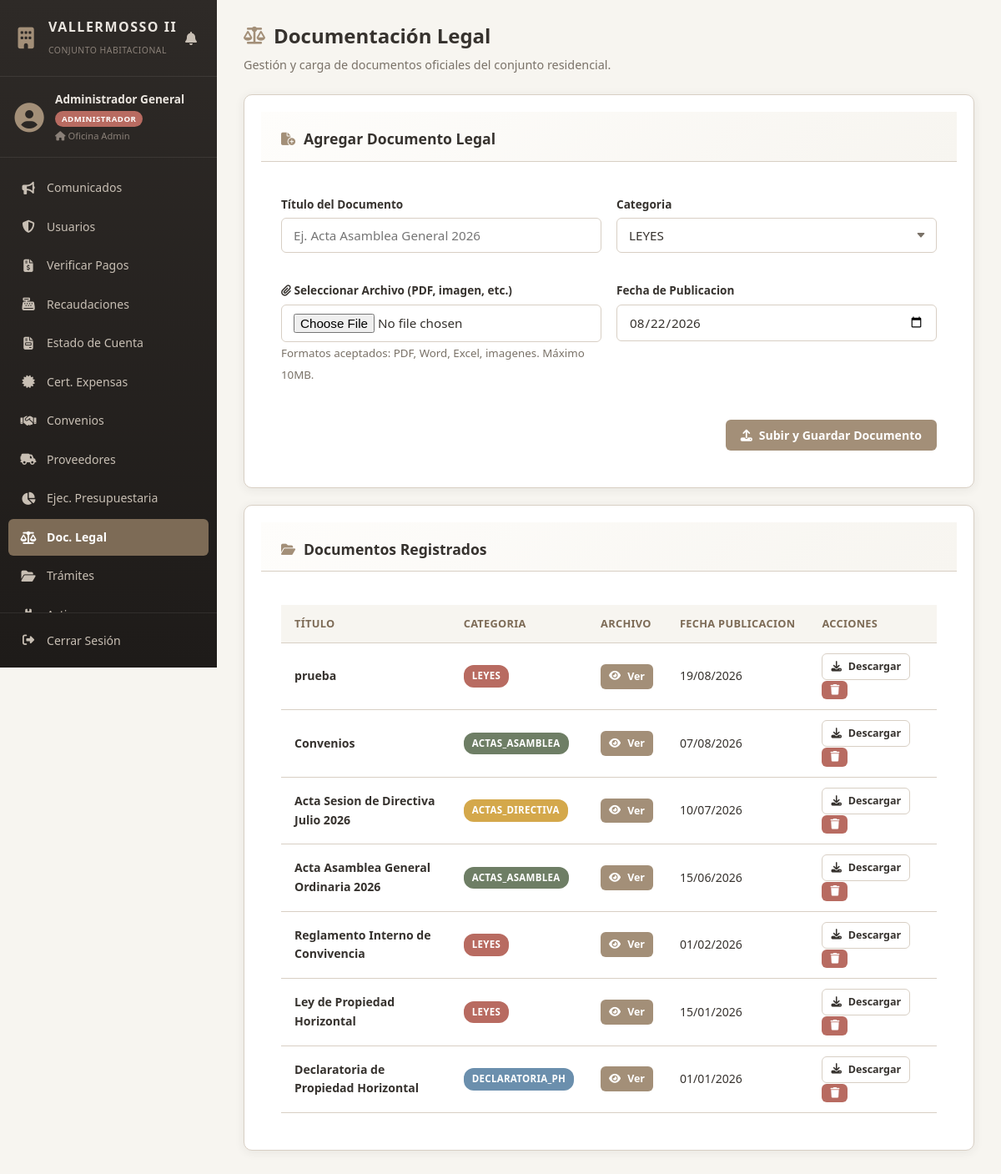
The app's page /views/administrador/documentacion_legal.php (signed in) with its own data.
### tables this page shows
CREATE TABLE `documentos_directiva` (
  `id_documento` int(11) NOT NULL AUTO_INCREMENT,
  `titulo` varchar(150) NOT NULL,
  `categoria` enum('LEYES','ACTAS_ASAMBLEA','ACTAS_DIRECTIVA','DECLARATORIA_PH') NOT NULL,
  `archivo_url` varchar(255) NOT NULL,
  `fecha_publicacion` date NOT NULL,
  PRIMARY KEY (`id_documento`)
);

### views/administrador/documentacion_legal.php (the view, shortened to what this page needs)
<?php
$db = Database::obtenerConexion();
$stmt = $db->query("SELECT * FROM documentos_directiva ORDER BY fecha_publicacion DESC");
$documentos = $stmt->fetchAll(PDO::FETCH_ASSOC);
?>
<!DOCTYPE html>
<html lang="es">
<head>
    <link rel="stylesheet" href="../../public/css/style.css">
    <link rel="stylesheet" href="https://cdnjs.cloudflare.com/ajax/libs/font-awesome/6.4.0/css/all.min.css">
</head>
<body>
<div class="app-layout">
    <?php include_once __DIR__ . '/../sidebar.php'; ?>
    <main class="main-content">
        <header class="content-header">
            <h1><i class="fa-solid fa-scale-balanced"></i> Documentación Legal</h1>
            <p class="subtitle">Gestión y carga de documentos oficiales del conjunto residencial.</p>
        </header>
        <section class="card">
            <div class="card-header">
                <h2><i class="fa-solid fa-file-circle-plus"></i> Agregar Documento Legal</h2>
            </div>
            <div class="card-body">
                <form action="../../controllers/AdministradorController.php" method="POST" enctype="multipart/form-data" class="grid-form">
                    <div class="form-group">
                        <label for="titulo">Título del Documento</label>
                        <input type="text" id="titulo" name="titulo" class="form-control" placeholder="Ej. Acta Asamblea General 2026" required>
                    </div>
                    <div class="form-group">
                        <label for="categoria">Categoria</label>
                        <select id="categoria" name="categoria" class="form-control" required>
                            <option value="LEYES">LEYES</option>
                        </select>
                    </div>
                    <div class="form-group">
                        <label for="archivo"><i class="fa-solid fa-paperclip"></i> Seleccionar Archivo (PDF, imagen, etc.)</label>
                        <input type="file" id="archivo" name="archivo" class="form-control" accept=".pdf,.doc,.docx,.xls,.xlsx,.png,.jpg,.jpeg,.gif" required>
                        <small style="color: var(--text-muted);">Formatos aceptados: PDF, Word, Excel, imagenes. Máximo 10MB.</small>
                    </div>
                    <div class="form-group">
                        <label for="fecha_publicacion">Fecha de Publicacion</label>
                        <input type="date" id="fecha_publicacion" name="fecha_publicacion" class="form-control" value="<?= date('Y-m-d') ?>" required>
                    </div>
                    <div class="form-actions span-full">
                        <button type="submit" class="btn btn-primary"><i class="fa-solid fa-upload"></i> Subir y Guardar Documento</button>
                    </div>
                </form>
            </div>
        </section>
        <section class="card">
            <div class="card-header">
                <h2><i class="fa-solid fa-folder-open"></i> Documentos Registrados</h2>
            </div>
            <div class="card-body">
                <div class="table-responsive">
                    <table class="table">
                        <thead>
                            <tr>
                                <th>Título</th>
                                <th>Categoria</th>
                                <th>Archivo</th>
                                <th>Fecha Publicacion</th>
                                <th>Acciones</th>
                            </tr>
                        </thead>
                        <tbody>
                            <?php if (empty($documentos)): ?>
                                <tr>
                                    <td colspan="5" class="text-center">No hay documentos legales registrados.</td>
                                </tr>
                            <?php else: ?>
                                <?php foreach ($documentos as $doc): ?>
                                    <tr>
                                        <td><strong><?= htmlspecialchars($doc['titulo']) ?></strong></td>
                                        <td>
                                            <?php
                                                $catBadge = 'badge-info';
                                                if ($doc['categoria'] === 'LEYES') $catBadge = 'badge-danger';
                                                elseif ($doc['categoria'] === 'ACTAS_ASAMBLEA') $catBadge = 'badge-success';
                                                elseif ($doc['categoria'] === 'ACTAS_DIRECTIVA') $catBadge = 'badge-warning';
                                                elseif ($doc['categoria'] === 'DECLARATORIA_PH') $catBadge = 'badge-info';
                                            ?>
                                            <span class="badge <?= $catBadge ?>"><?= htmlspecialchars($doc['categoria']) ?></span>
                                        </td>
                                        <td>
                                            <?php if (!empty($doc['archivo_url'])): ?>
                                                <a href="../../<?= htmlspecialchars($doc['archivo_url']) ?>" target="_blank" class="btn btn-sm btn-primary">
                                                    <i class="fa-solid fa-eye"></i> Ver
                                                </a>
                                            <?php else: ?>
                                                <span style="color: var(--text-muted);">Sin archivo</span>
                                            <?php endif; ?>
                                        </td>
                                        <td><?= date('d/m/Y', strtotime($doc['fecha_publicacion'])) ?></td>
                                        <td>
                                            <?php if (!empty($doc['archivo_url'])): ?>
                                                <a href="../../<?= htmlspecialchars($doc['archivo_url']) ?>" download class="btn btn-sm btn-outline" title="Descargar archivo">
                                                    <i class="fa-solid fa-download"></i> Descargar
                                                </a>
                                            <?php endif; ?>
                                            <form action="../../controllers/AdministradorController.php" method="POST" style="display:inline;" onsubmit="return confirm('Eliminar este documento?');">
                                                <button type="submit" class="btn btn-sm btn-danger" title="Eliminar"><i class="fa-solid fa-trash"></i></button>
                                            </form>
                                        </td>
                                    </tr>
                                <?php endforeach; ?>
                            <?php endif; ?>
                        </tbody>
                    </table>
                </div>
            </div>
        </section>
    </main>
</div>
</body>
</html>

### public/css/style.css (style rules this page uses)
:root { --bg-main: #F7F5F0; --bg-card: #FFFFFF; --primary: #A38F78; --primary-dark: #7D6B56; --secondary: #D8CFC4; --accent: #6E7E65; --danger: #B86B61; --text-main: #36322E; --text-muted: #7A7268; --sidebar-bg: #2E2A27; --sidebar-hover: #3E3732; --sidebar-active: #4A3F38; --sidebar-text: #C8BFB4; --sidebar-text-active: #FFFFFF; --sidebar-width: 260px; --sidebar-collapsed-width: 70px; --shadow: 0 2px 12px rgba(54, 50, 46, 0.08); --shadow-lg: 0 8px 24px rgba(54, 50, 46, 0.12); --radius: 10px; --radius-sm: 6px; --transition: all 0.3s cubic-bezier(0.4, 0, 0.2, 1); }
* { box-sizing: border-box; margin: 0; padding: 0; font-family: 'Segoe UI', Tahoma, Geneva, Verdana, sans-serif; }
body { background-color: var(--bg-main); color: var(--text-main); line-height: 1.6; overflow-x: hidden; }
.app-layout { display: flex; min-height: 100vh; }
.main-content { flex: 1; margin-left: var(--sidebar-width); padding: 30px; transition: var(--transition); min-height: 100vh; }
.content-header { margin-bottom: 28px; }
.content-header h1 { font-size: 1.5rem; font-weight: 700; color: var(--primary-dark); margin-bottom: 4px; display: flex; align-items: center; gap: 10px; }
.content-header h1 i { color: var(--primary); font-size: 1.3rem; }
.content-header .subtitle { color: var(--text-muted); font-size: 0.9rem; }
.card { background: var(--bg-card); border: 1px solid var(--secondary); border-radius: var(--radius); box-shadow: var(--shadow); overflow: hidden; margin-bottom: 24px; }
.card-header { padding: 18px 24px; border-bottom: 1px solid var(--secondary); background: linear-gradient(135deg, #FEFDFB 0%, #F7F5F0 100%); }
.card-header h2 { font-size: 1.05rem; font-weight: 700; color: var(--primary-dark); display: flex; align-items: center; gap: 10px; margin: 0; }
.card-header h2 i { color: var(--primary); font-size: 0.95rem; }
.card-body { padding: 24px; }
.grid-form { display: grid; grid-template-columns: 1fr; gap: 18px; }
@media (min-width: 768px) { .grid-form { grid-template-columns: 1fr 1fr; } }
@media (min-width: 768px) { .span-full { grid-column: 1 / -1; } }
.form-group label { display: block; font-weight: 600; font-size: 0.85rem; color: var(--text-main); margin-bottom: 6px; }
.form-control { width: 100%; padding: 10px 14px; border: 1.5px solid var(--secondary); border-radius: var(--radius-sm); background-color: #FDFCFB; color: var(--text-main); font-size: 0.92rem; outline: none; transition: var(--transition); }
select.form-control { appearance: none; background-repeat: no-repeat; background-position: right 12px center; padding-right: 36px; }
.form-actions { display: flex; gap: 10px; justify-content: flex-end; padding-top: 8px; }
.btn { display: inline-flex; align-items: center; gap: 8px; padding: 10px 20px; font-size: 0.9rem; font-weight: 600; border: none; border-radius: var(--radius-sm); cursor: pointer; text-decoration: none; text-align: center; transition: var(--transition); white-space: nowrap; }
.btn-primary { background-color: var(--primary); color: #FFFFFF; }
.btn-danger { background-color: var(--danger); color: #FFFFFF; }
.btn-sm { padding: 6px 12px; font-size: 0.8rem; }
.table-responsive { overflow-x: auto; -webkit-overflow-scrolling: touch; }
.table { width: 100%; border-collapse: collapse; }
.table th, .table td { padding: 12px 16px; text-align: left; border-bottom: 1px solid var(--secondary); font-size: 0.88rem; }
.table th { background-color: var(--bg-main); color: var(--primary-dark); font-weight: 700; font-size: 0.8rem; text-transform: uppercase; letter-spacing: 0.3px; white-space: nowrap; }
.badge { display: inline-block; padding: 4px 10px; border-radius: 12px; font-size: 0.72rem; font-weight: 700; text-transform: uppercase; letter-spacing: 0.3px; white-space: nowrap; }
.badge-success { background: #E8F2E4; color: #3D6B30; }
.badge-danger { background: #F5E0DE; color: #8B3D35; }
.badge-warning { background: #FBF0D5; color: #8A6D20; }
.badge-info { background: #E3EFF7; color: #3D6B8A; }

### records on screen
documentos_directiva: titulo "prueba", categoria "LEYES", fecha_publicacion "19/08/2026"
documentos_directiva: titulo "Convenios", categoria "ACTAS_ASAMBLEA", fecha_publicacion "07/08/2026"
documentos_directiva: titulo "Acta Sesion de Directiva Julio 2026", categoria "ACTAS_DIRECTIVA", fecha_publicacion "10/07/2026"
documentos_directiva: titulo "Acta Asamblea General Ordinaria 2026", categoria "ACTAS_ASAMBLEA", fecha_publicacion "15/06/2026"
documentos_directiva: titulo "Reglamento Interno de Convivencia", categoria "LEYES", fecha_publicacion "01/02/2026"
documentos_directiva: titulo "Ley de Propiedad Horizontal", categoria "LEYES", fecha_publicacion "15/01/2026"
documentos_directiva: titulo "Declaratoria de Propiedad Horizontal", categoria "DECLARATORIA_PH", fecha_publicacion "01/01/2026"

### other values on screen
$nombre "Administrador General"
$rol "ADMINISTRADOR"
$vivienda "Oficina Admin"
$item['label'] "Comunicados"
$item['label'] "Usuarios"
$item['label'] "Verificar Pagos"
$item['label'] "Recaudaciones"
$item['label'] "Estado de Cuenta"
$item['label'] "Cert. Expensas"
$item['label'] "Convenios"
$item['label'] "Proveedores"
$item['label'] "Ejec. Presupuestaria"
$item['label'] "Doc. Legal"
$item['label'] "Trámites"
